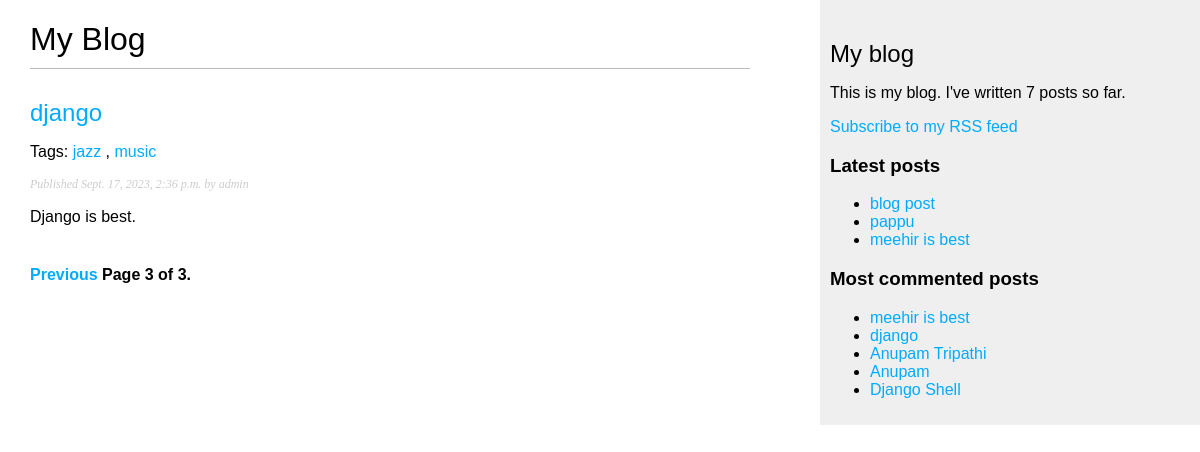
Page /blog/?page=3 on the committed database.
### blog/models.py (models this page shows, shortened)
class Post(models.Model):
    class Status(models.TextChoices):
        DRAFT = 'DF', 'Draft'
        PUBLISHED = 'PB', 'Published'
    id = models.AutoField(primary_key=True)
    title = models.CharField(max_length=250)
    slug = models.SlugField(max_length=250, unique_for_date='publish')
    author = models.ForeignKey(User,
                               on_delete=models.CASCADE,
                               related_name='blog_posts')
    body = models.TextField()
    publish = models.DateTimeField(default=timezone.now)
    created = models.DateTimeField(auto_now_add=True)
    updated = models.DateTimeField(auto_now=True)
    status = models.CharField(max_length=2,
                              choices=Status.choices,
                              default=Status.DRAFT)
    objects = models.Manager()  # The default manager.
    published = PublishedManager()  # Our custom manager.
    tags = TaggableManager()
    class Meta:
        ordering = ['-publish']
        indexes = [
            models.Index(fields=['-publish']),
        ]
    def get_absolute_url(self):
        return reverse('blog:post_detail',
                       args=[self.publish.year,
                             self.publish.month,
                             self.publish.day,
                             self.slug])

### blog/views.py (the view)
# urls.py: path('', views.post_list, name='post_list'),
def post_list(request, tag_slug=None):
    posts = Post.published.all()
    tag = None
    if tag_slug:
         tag = get_object_or_404(Tag, slug=tag_slug)
         posts = posts.filter(tags__in=[tag])
    paginator = Paginator(posts, 3)
    page_number = request.GET.get('page', 1)
    try:
        posts = paginator.page(page_number)
    except PageNotAnInteger:
        posts = paginator.page(1)
    except EmptyPage:
        posts = paginator.page(paginator.num_pages)
    return render(request,
                  'blog/post/list.html',
                  {'posts': posts,
                   'tag': tag})

### blog/models.py (called while the page is built)
    def get_queryset(self):
        return super().get_queryset()\
            .filter(status=Post.Status.PUBLISHED)

### blog/templatetags/blog_tags.py (called while the page is built)
@register.simple_tag
def total_posts():
    return Post.published.count()

@register.inclusion_tag('blog/post/latest_posts.html')
def show_latest_posts(count=5):
    latest_posts = Post.published.order_by('-publish')[:count]
    return {'latest_posts': latest_posts}

@register.simple_tag
def get_most_commented_posts(count=5):
    return Post.published.annotate(
               total_comments=Count('comments')
           ).order_by('-total_comments')[:count]

@register.filter(name='markdown')
def markdown_format(text):
    return mark_safe(markdown.markdown(text))

### blog/templates/blog/post/list.html (shortened to what this page needs)
{% extends "blog/base.html" %}
{% load blog_tags %}
{% block content %}
  <h1>My Blog</h1>
  {% for post in posts %}
    <h2>
      <a href="{{ post.get_absolute_url }}"> {{ post.title }} </a>
    </h2>
    <p class="tags">
      Tags:
      {% for tag in post.tags.all %}
        <a href="{% url 'blog:post_list_by_tag' tag.slug %}">
          {{ tag.name }}
       </a>
       {% if not forloop.last %}, {% endif %}
      {% endfor %}
    </p>
    <p class="date">Published {{ post.publish }} by {{ post.author }}</p>
    {{ post.body|markdown|truncatewords_html:30 }}
  {% endfor %}
  {% include "pagination.html" with page=posts %}
{% endblock %}

### blog/templates/blog/base.html (shortened to what this page needs)
{% load blog_tags %}
{% load static %}
<!DOCTYPE html>
<html>
  <head>
    <link href="{% static 'css/blog.css' %}" rel="stylesheet">
  </head>
  <body>
    <div id="content">{% block content %} {% endblock %}</div>
    <div id="sidebar">
      <h2>My blog</h2>
      <p>
        This is my blog.
        I've written {% total_posts %} posts so far.
      </p>
      <p>
        <a href="{% url 'blog:post_feed' %}">
           Subscribe to my RSS feed
        </a>
      </p>
      <h3>Latest posts</h3>
      {% show_latest_posts 3 %}
      <h3>Most commented posts</h3>
      {% get_most_commented_posts as most_commented_posts %}
      <ul>
        {% for post in most_commented_posts %}
          <li>
            <a href="{{ post.get_absolute_url }}">{{ post.title }}</a>
         </li>
        {% endfor %}
      </ul>
    </div>
  </body>
</html>

### blog/templates/blog/post/latest_posts.html
<ul>
    {% for post in latest_posts %}
      <li>
         <a href="{{ post.get_absolute_url }}">{{ post.title }}</a>
      </li>
    {% endfor %}
</ul>

### blog/static/css/blog.css (style rules this page uses)
body { margin:0; padding:0; font-family:helvetica, sans-serif; }
a { color:#00abff; text-decoration:none; }
h1 { font-weight:normal; border-bottom:1px solid #bbb; padding:0 0 10px 0; }
h2 { font-weight:normal; margin:30px 0 0; }
#content { float:left; width:60%; padding:0 0 0 30px; }
#sidebar { float:right; width:30%; padding:10px; background:#efefef; height:100%; }
p.date { color:#ccc; font-family: georgia, serif; font-size: 12px; font-style: italic; }

### rows in the picture
Post: title "django", publish "Sept. 17, 2023, 2:36 p.m.", author "admin", body "Django is best."
Tag: name "jazz"
Tag: name "music"
Post: title "blog post"
Post: title "pappu"
Post: title "meehir is best"
Post: title "Anupam Tripathi"
Post: title "Anupam"
Post: title "Django Shell"

### other values in the picture
{{ page.number }} "3"
{{ page.paginator.num_pages }} "3"
